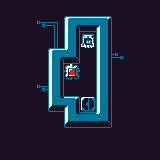

A 2D game scene composited from a Tiled map and its tileset images. What follows is a short description and the map's XML, with every tile layer's data as written:
An orthogonal 10x10 tile map with 16x16 px tiles, 5 tile layers (background, level, cables, items, ...).

<map version="1.2" tiledversion="2018.11.13" orientation="orthogonal" renderorder="right-down" width="10" height="10" tilewidth="16" tileheight="16" infinite="0" nextlayerid="11" nextobjectid="1">
 <tileset firstgid="1" source="tileset.tsx" />
 <layer id="6" name="background" width="10" height="10">
  <data encoding="csv">
15,15,15,15,15,15,15,15,15,15,
15,15,3221225479,2684354566,15,15,15,15,15,15,
15,15,15,14,15,8,15,15,15,15,
15,15,15,15,15,15,15,7,15,15,
15,15,15,15,15,15,15,15,15,15,
15,15,3221225479,15,15,15,15,15,15,15,
15,15,15,15,15,15,15,15,15,15,
15,15,15,15,15,15,15,15,15,15,
15,15,15,15,15,15,15,15,15,15,
15,15,15,15,15,15,15,15,15,15
</data>
 </layer>
 <layer id="7" name="level" width="10" height="10">
  <data encoding="csv">
0,0,0,0,0,0,0,0,0,0,
0,0,0,0,25,26,27,0,0,0,
0,0,0,0,33,0,35,0,0,0,
0,0,0,25,43,0,35,0,0,0,
0,0,0,33,0,0,35,0,0,0,
0,0,0,33,0,0,35,0,0,0,
0,0,0,41,27,0,35,0,0,0,
0,0,0,0,41,42,43,0,0,0,
0,0,0,0,0,0,0,0,0,0,
0,0,0,0,0,0,0,0,0,0
</data>
 </layer>
 <layer id="8" name="cables" width="10" height="10">
  <data encoding="csv">
0,0,0,0,0,0,0,0,0,0,
0,0,0,0,0,0,0,0,0,0,
0,0,0,0,0,0,0,0,0,0,
0,0,0,0,0,0,0,0,0,0,
0,0,0,0,0,0,0,0,0,0,
0,0,0,0,0,0,0,0,0,0,
0,0,0,0,0,0,0,0,0,0,
0,0,0,0,0,0,0,0,0,0,
0,0,0,0,0,0,0,0,0,0,
0,0,0,0,0,0,0,0,0,0
</data>
 </layer>
 <layer id="9" name="items" width="10" height="10">
  <data encoding="csv">
0,0,0,0,0,0,0,0,0,0,
0,0,0,0,0,0,0,0,0,0,
0,0,0,0,0,0,0,0,0,0,
0,0,0,0,0,0,0,0,0,0,
0,0,0,0,32,0,0,0,0,0,
0,0,0,0,0,0,0,0,0,0,
0,0,0,0,0,16,0,0,0,0,
0,0,0,0,0,0,0,0,0,0,
0,0,0,0,0,0,0,0,0,0,
0,0,0,0,0,0,0,0,0,0
</data>
 </layer>
 <layer id="10" name="player" width="10" height="10">
  <data encoding="csv">
0,0,0,0,0,0,0,0,0,0,
0,0,0,0,0,0,0,0,0,0,
0,0,0,0,0,23,0,0,0,0,
0,0,0,0,0,0,0,0,0,0,
0,0,0,0,0,0,0,0,0,0,
0,0,0,0,0,0,0,0,0,0,
0,0,0,0,0,0,0,0,0,0,
0,0,0,0,0,0,0,0,0,0,
0,0,0,0,0,0,0,0,0,0,
0,0,0,0,0,0,0,0,0,0
</data>
 </layer>
</map>
